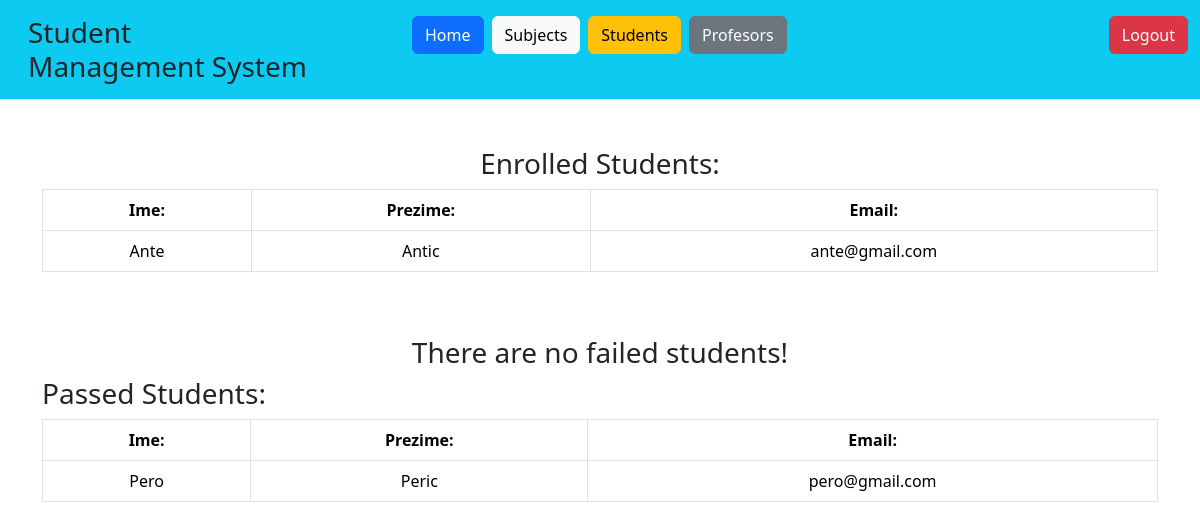
The app's page /subjects/subject_all_students/1 (signed in) with its own data.
### student_managment_system/models.py (models this page shows, shortened)
class Korisnik(AbstractUser):
    STATUS = (('none', 'None'), ('izv', 'izvanredni student'), ('red', 'redovni student'))
    status = models.CharField(max_length=50, choices=STATUS)
    uloga = models.ForeignKey(Uloga, on_delete=models.SET_NULL, null=True, related_name = 'korisnici')

### student_managment_system/decorators.py (the view)
    def wrap(*args, **kwargs):
        if args[0].user.uloga.name == "administrator" or args[0].user.uloga.name == "profesor":
            return function(*args, **kwargs)
        else:
            return redirect('home')

### student_managment_system/templates/students/students_by_subject.html (shortened to what this page needs)
{% extends 'base/base.html' %}
{% load static %}
{% block 'body' %}
{% if enrolled_students|length > 0 %}
<h3 class="d-flex justify-content-center">Enrolled Students: </h3>
<table class="table table-hover table-bordered mt-6">
    <thead class="bg-primary">
        <tr>
            <th class="text-center">Ime: </th>
            <th class="text-center">Prezime: </th>
            <th class="text-center">Email: </th>
        </tr>
    </thead>
    <tbody>
        {% for student in enrolled_students %}
        <tr>
            <td class="text-center">{{ student.firstName }}</td>
            <td class="text-center">{{ student.lastName }}</td>
            <td class="text-center">{{ student.username }}</td>
        </tr>
        {% endfor %}
    </tbody>
</table>
{% else %}
<h3 class="d-flex justify-content-center mt-5">There are no enrolled students!</h3>
{% endif %}
{% if failed_students|length > 0 %}
<h3 class="mt-6">Failed Students: </h3>
<table class="table table-hover table-bordered mt-6">
    <thead class="bg-primary">
        <tr>
            <th class="text-center">Ime: </th>
            <th class="text-center">Prezime: </th>
            <th class="text-center">Email: </th>
            {% if user.uloga.name == 'profesor' %}
            <th class="text-center">Opcije: </th>
            {% endif %}
        </tr>
    </thead>
    <tbody>
        {% for student in failed_students %}
        <tr>
            <td class="text-center">{{ student.firstName }}</td>
            <td class="text-center">{{ student.lastName }}</td>
            <td class="text-center">{{ student.username }}</td>
            {% if user.uloga.name == 'profesor' %}
            <td class="d-flex justify-content-center">
                <a href="{% url 'change_student_status' status_id=student.status_id %}" type="button" class="btn btn-outline-primary">Change Enrollment Status</a>
            </td>
            {% endif %}
        </tr>
        {% endfor %}
    </tbody>
</table>
{% else %}
<h3 class="d-flex justify-content-center mt-5">There are no failed students!</h3>
{% endif %}
{% if passed_students|length > 0 %}
<h3>Passed Students: </h3>
<table class="table table-hover table-bordered mt-6">
    <thead class="bg-primary">
        <tr>
            <th class="text-center">Ime: </th>
            <th class="text-center">Prezime: </th>
            <th class="text-center">Email: </th>
        </tr>
    </thead>
    <tbody>
        {% for student in passed_students %}
        <tr>
            <td class="text-center">{{ student.firstName }}</td>
            <td class="text-center">{{ student.lastName }}</td>
            <td class="text-center">{{ student.username }}</td>
        </tr>
        {% endfor %}
    </tbody>
</table>
{% else %}
<h3 class="d-flex justify-content-center mt-5">There are no passed students!</h3>
{% endif %}
{% endblock %}

### records on screen
Korisnik: firstName "Ante", lastName "Antic", username "ante@gmail.com"
Korisnik: firstName "Pero", lastName "Peric", username "pero@gmail.com"
